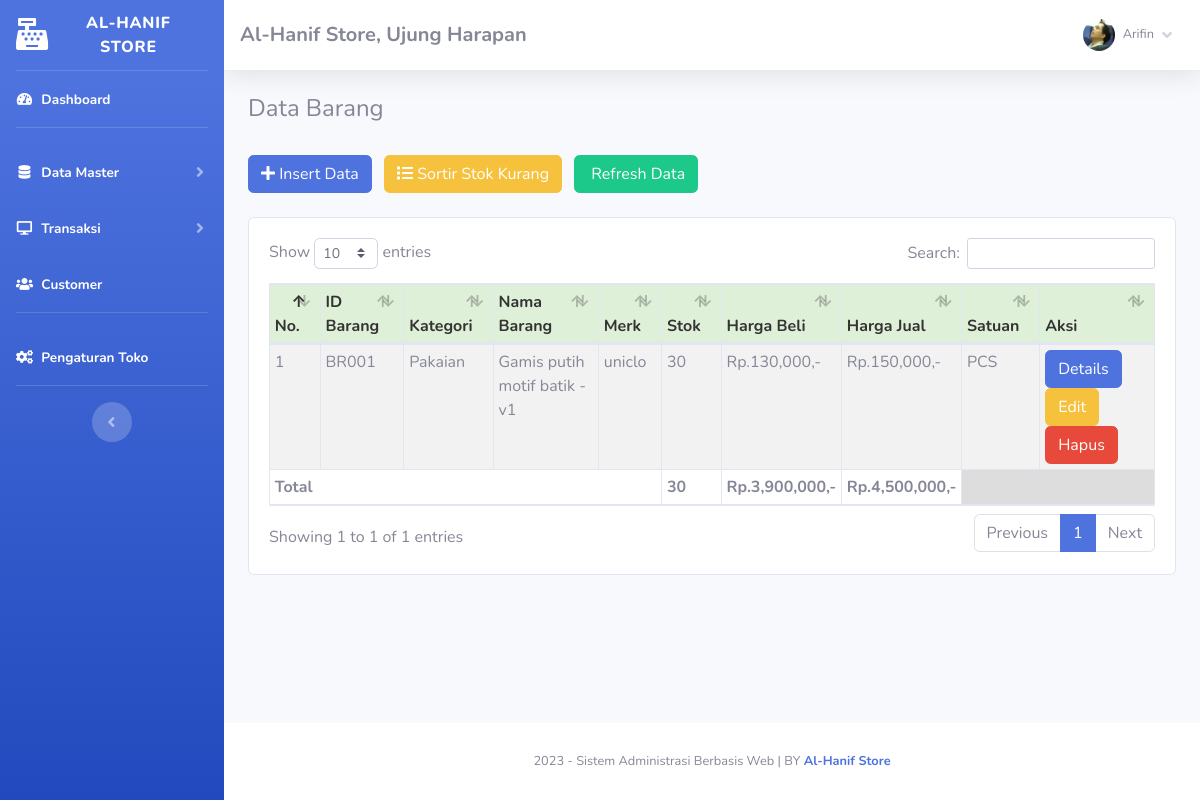
Page /index.php?page=barang (signed in) on the earlier database version.
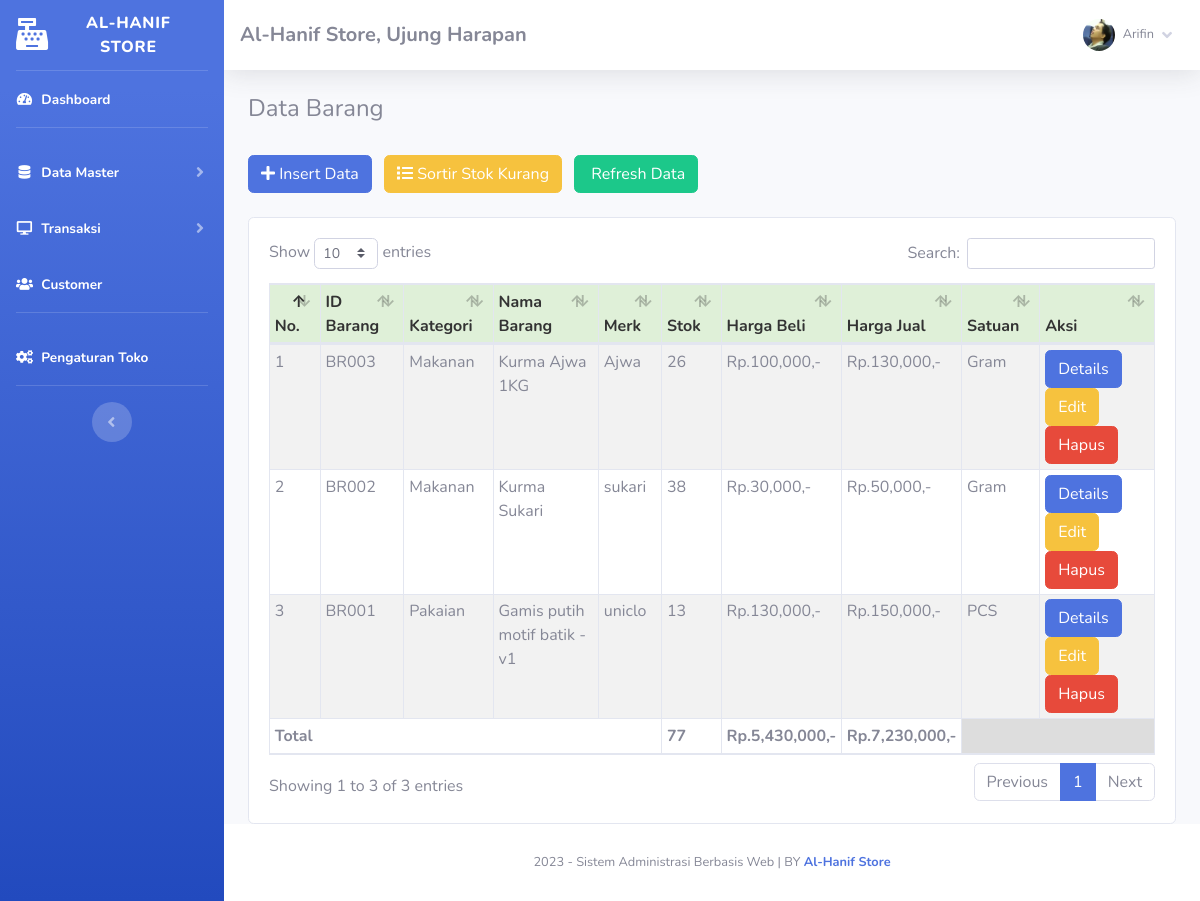
Same page on the later database version.
### tables this page shows
CREATE TABLE `barang` (
  `id` int(11) NOT NULL,
  `id_barang` varchar(255) NOT NULL,
  `id_kategori` int(11) NOT NULL,
  `nama_barang` text NOT NULL,
  `merk` varchar(255) NOT NULL,
  `harga_beli` varchar(255) NOT NULL,
  `harga_jual` varchar(255) NOT NULL,
  `satuan_barang` varchar(255) NOT NULL,
  `stok` text NOT NULL,
  `tgl_input` varchar(255) NOT NULL,
  `tgl_update` varchar(255) DEFAULT NULL
);

CREATE TABLE `kategori` (
  `id_kategori` int(11) NOT NULL,
  `nama_kategori` varchar(255) NOT NULL,
  `tgl_input` varchar(255) NOT NULL
);

### fungsi/view/view.php (called while the page is built, shortened)
<?php
class view
{
    protected $db;
    public function __construct($db)
    {
        $this->db = $db;
    }
    public function barang()
    {
        $sql = "select barang.*, kategori.id_kategori, kategori.nama_kategori
                from barang inner join kategori on barang.id_kategori = kategori.id_kategori
                ORDER BY id DESC";
        $row = $this-> db -> prepare($sql);
        $row -> execute();
        $hasil = $row -> fetchAll();
        return $hasil;
    }
}

### admin/module/barang/index.php (the view, shortened to what this page needs)
   <h4>Data Barang</h4>
   <br />
   <button type="button" class="btn btn-primary btn-md mr-2" data-toggle="modal" data-target="#myModal">
       <i class="fa fa-plus"></i> Insert Data</button>
   <a href="index.php?page=barang&stok=yes" class="btn btn-warning btn-md mr-2">
       <i class="fa fa-list"></i> Sortir Stok Kurang</a>
   <a href="index.php?page=barang" class="btn btn-success btn-md">
       <i class="fa fa-refresh"></i> Refresh Data</a>
   <br />
   <div class="card card-body">
       <div class="table-responsive">
           <table class="table table-bordered table-striped table-sm" id="example1">
               <thead>
                   <tr style="background:#DFF0D8;color:#333;">
                       <th>No.</th>
                       <th>ID Barang</th>
                       <th>Kategori</th>
                       <th>Nama Barang</th>
                       <th>Merk</th>
                       <th>Stok</th>
                       <th>Harga Beli</th>
                       <th>Harga Jual</th>
                       <th>Satuan</th>
                       <th>Aksi</th>
                   </tr>
               </thead>
               <tbody>
                   <?php
	$totalBeli = 0;
	$totalJual = 0;
	$totalStok = 0;
	if($_GET['stok'] == 'yes')
	{
		$hasil = $lihat -> barang_stok();
	}else{
		$hasil = $lihat -> barang();
	}
	$no=1;
	foreach($hasil as $isi) {
?>
                   <tr>
                       <td><?php echo $no;?></td>
                       <td><?php echo $isi['id_barang'];?></td>
                       <td><?php echo $isi['nama_kategori'];?></td>
                       <td><?php echo $isi['nama_barang'];?></td>
                       <td><?php echo $isi['merk'];?></td>
                       <td>
                           <?php if($isi['stok'] == '0'){?>
                           <button class="btn btn-danger"> Habis</button>
                           <?php }else{?>
                           <?php echo $isi['stok'];?>
                           <?php }?>
                       </td>
                       <td>Rp.<?php echo number_format($isi['harga_beli']);?>,-</td>
                       <td>Rp.<?php echo number_format($isi['harga_jual']);?>,-</td>
                       <td> <?php echo $isi['satuan_barang'];?></td>
                       <td>
                           <?php if($isi['stok'] <=  '3'){?>
                           <form method="POST" action="fungsi/edit/edit.php?stok=edit">
                               <input type="text" name="restok" class="form-control">
                               <input type="hidden" name="id" value="<?php echo $isi['id_barang'];?>"
                                   class="form-control">
                               <button class="btn btn-primary btn-sm">
                                   Restok
                               </button>
                               <a href="fungsi/hapus/hapus.php?barang=hapus&id=<?php echo $isi['id_barang'];?>"
                                   onclick="javascript:return confirm('Hapus Data barang ?');">
                                   <button class="btn btn-danger btn-sm">Hapus</button></a>
                           </form>
                           <?php }else{?>
                           <a href="index.php?page=barang/details&barang=<?php echo $isi['id_barang'];?>"><button
                                   class="btn btn-primary btn-xs">Details</button></a>
                           <a href="index.php?page=barang/edit&barang=<?php echo $isi['id_barang'];?>"><button
                                   class="btn btn-warning btn-xs">Edit</button></a>
                           <a href="fungsi/hapus/hapus.php?barang=hapus&id=<?php echo $isi['id_barang'];?>"
                               onclick="javascript:return confirm('Hapus Data barang ?');"><button
                                   class="btn btn-danger btn-xs">Hapus</button></a>
                           <?php }?>
                   </tr>
                   <?php
		$no++;
		$totalBeli += $isi['harga_beli'] * $isi['stok'];
		$totalJual += $isi['harga_jual'] * $isi['stok'];
		$totalStok += $isi['stok'];
	}
?>
               </tbody>
               <tfoot>
                   <tr>
                       <th colspan="5">Total </td>
                       <th><?php echo $totalStok;?></td>
                       <th>Rp.<?php echo number_format($totalBeli);?>,-</td>
                       <th>Rp.<?php echo number_format($totalJual);?>,-</td>
                       <th colspan="2" style="background:#ddd"></th>
                   </tr>
               </tfoot>
           </table>
       </div>
   </div>

Differences in the rows shown:
added barang: id_barang "BR003", id_kategori.nama_kategori "Makanan", nama_barang "Kurma Ajwa 1KG", merk "Ajwa", stok "26", harga_beli "100,000", harga_jual "130,000", satuan_barang "Gram"
added barang: id_barang "BR002", id_kategori.nama_kategori "Makanan", nama_barang "Kurma Sukari", merk "sukari", stok "38", harga_beli "30,000", harga_jual "50,000", satuan_barang "Gram"
changed barang "BR001": stok "30" → "13"
Other differences:
text written by a page script: "Show entries Search: Showing 1 to 1 of 1 entries Previous 1 Next" → "Show entries Search: Showing 1 to 3 of 3 entries Previous 1 Next"
$totalStok: "30" → "77"
$totalBeli: "3,900,000" → "5,430,000"
$totalJual: "4,500,000" → "7,230,000"
